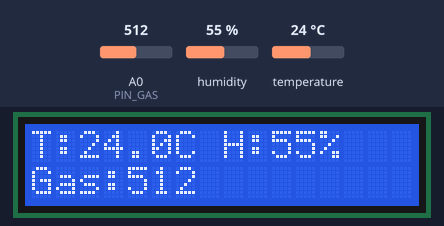
Recording of a sketch running on a simulated Arduino Uno, built with avr-gcc and run on an emulated ATmega328P. On the bench: 16×2 character LCD. The test bench sets the inputs (shaded band); at power-on: humidity 55 %, A0 (PIN_GAS) = 512, temperature 24 °C. What the sketch prints to the serial monitor is not drawn.

Above: at 3.6 s.
3.7 s: humidity set to 22 %
At 7.1 s:
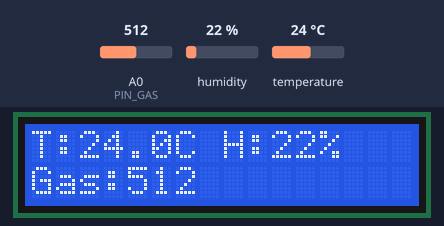
7.7 s: A0 (PIN_GAS) set to 716
At 9.3 s:
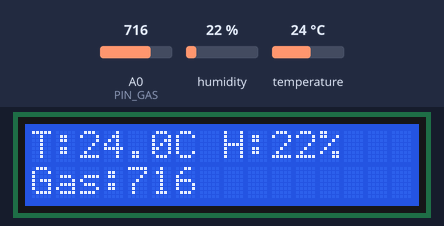
11.7 s: temperature set to 12 °C
At 12.8 s:
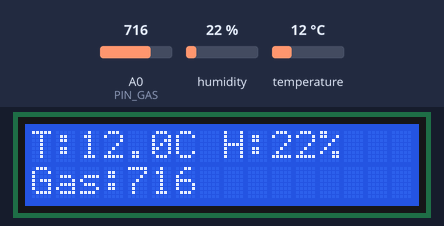
15.7 s: A0 (PIN_GAS) set to 900
At 18.6 s:
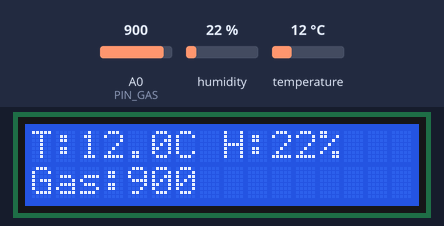
19.7 s: humidity set to 40 %
At 22.1 s:
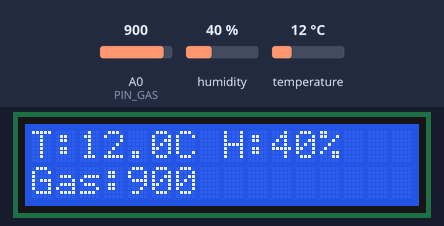
23.7 s: A0 (PIN_GAS) set to 1023
At 24.4 s:
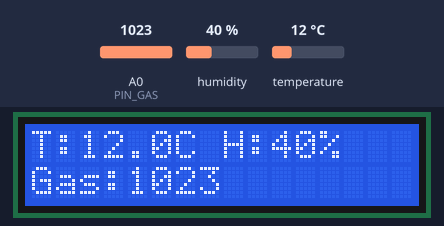
Timing chart, 0 to 26.7 s (numbered marks = the images above; inputs shaded):
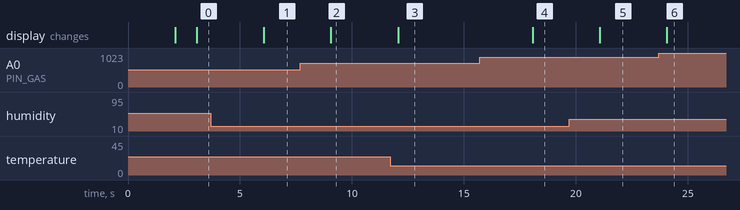

Measured:
- after the input at 3.7 s, the display: changes after 2.4 s (image 1)
- after the input at 7.7 s, the display: changes after 1.4 s (image 2)
- after the input at 11.7 s, the display: changes after 0.36 s (image 3)
- after the input at 15.7 s, the display: changes after 2.4 s (image 4)
- after the input at 19.7 s, the display: changes after 1.4 s (image 5)
- after the input at 23.7 s, the display: changes after 0.36 s (image 6)

The sketch:

sensor_station.ino
```cpp
// ============================================================
//  ESTACIÓN DE SENSORES IoT
//  Hardware: Arduino Uno/Nano
//  - Pantalla LCD 16x2 con módulo I2C  → pines A4 (SDA), A5 (SCL)
//  - Sensor DHT11 (temperatura/humedad) → pin digital 2
//  - Sensor de gas MQ-series            → pin analógico A0
// ============================================================

// --- Librerías necesarias ---
// LiquidCrystal_I2C: controla la pantalla LCD a través del módulo I2C
#include <LiquidCrystal_I2C.h>

// DHT: controla el sensor de temperatura y humedad
#include <DHT.h>

// Wire: protocolo I2C, necesario para la comunicación con el LCD
#include <Wire.h>

// ============================================================
//  CONFIGURACIÓN DE PINES Y CONSTANTES
// ============================================================

// Pin donde está conectado el DHT11
#define PIN_DHT 2

// Tipo de sensor DHT que usamos (hay DHT11, DHT22, etc.)
#define TIPO_DHT DHT11

// Pin analógico donde está conectado el sensor MQ de gas
#define PIN_GAS A0

// Dirección I2C del módulo LCD. La más común es 0x27.
// Si el LCD no enciende, prueba con 0x3F
#define LCD_DIRECCION 0x27

// Dimensiones del LCD: 16 columnas, 2 filas
#define LCD_COLUMNAS 16
#define LCD_FILAS    2

// Intervalo de envío de datos en milisegundos (3000 = 3 segundos)
#define INTERVALO_MS 3000

// ============================================================
//  CREACIÓN DE OBJETOS
// ============================================================

// Objeto para controlar el LCD
// Parámetros: dirección I2C, número de columnas, número de filas
LiquidCrystal_I2C lcd(LCD_DIRECCION, LCD_COLUMNAS, LCD_FILAS);

// Objeto para controlar el sensor DHT
// Parámetros: pin de datos, tipo de sensor
DHT dht(PIN_DHT, TIPO_DHT);

// Variable para guardar el tiempo de la última lectura
unsigned long tiempoAnterior = 0;

// ============================================================
//  SETUP: Se ejecuta UNA SOLA VEZ al encender el Arduino
// ============================================================
void setup() {
  // Iniciamos la comunicación serial a 9600 baudios
  // Esto es el "canal" por donde el Arduino le habla a la PC a través del USB
  Serial.begin(9600);

  // Iniciamos el bus I2C (necesario antes de usar el LCD)
  Wire.begin();

  // Iniciamos el LCD
  lcd.init();

  // Encendemos la luz de fondo del LCD
  lcd.backlight();

  // Mostramos un mensaje de bienvenida en el LCD
  lcd.setCursor(0, 0); // Cursor en columna 0, fila 0 (primera fila)
  lcd.print("  Estacion IoT  ");
  lcd.setCursor(0, 1); // Cursor en columna 0, fila 1 (segunda fila)
  lcd.print("  Iniciando...  ");

  // Iniciamos el sensor DHT11
  dht.begin();

  // Esperamos 2 segundos para que los sensores se estabilicen
  delay(2000);

  // Limpiamos el LCD para mostrar los datos reales
  lcd.clear();

  // Mensaje de confirmación en el monitor serial
  Serial.println("Sistema iniciado correctamente.");
}

// ============================================================
//  LOOP: Se ejecuta CONTINUAMENTE mientras el Arduino esté encendido
// ============================================================
void loop() {
  // Guardamos el tiempo actual en milisegundos desde que encendió el Arduino
  unsigned long tiempoActual = millis();

  // Verificamos si ya pasaron 3 segundos desde la última lectura
  // Usamos esta técnica (en lugar de delay) para no "bloquear" el Arduino
  if (tiempoActual - tiempoAnterior >= INTERVALO_MS) {

    // Actualizamos el tiempo de la última lectura
    tiempoAnterior = tiempoActual;

    // --- LEER SENSORES ---

    // Leemos la humedad del DHT11 (devuelve un número float, ej: 60.5)
    float humedad = dht.readHumidity();

    // Leemos la temperatura en grados Celsius del DHT11
    float temperatura = dht.readTemperature();

    // Leemos el valor analógico del sensor de gas (rango: 0 a 1023)
    int gas = analogRead(PIN_GAS);

    // --- VERIFICAR QUE LA LECTURA DEL DHT SEA VÁLIDA ---
    // La función isnan() detecta si el valor es "Not a Number" (lectura fallida)
    if (isnan(humedad) || isnan(temperatura)) {
      // Si hay error, lo mostramos en el LCD y en serial, y saltamos el resto
      lcd.clear();
      lcd.setCursor(0, 0);
      lcd.print("Error DHT11!");
      Serial.println("ERROR: Fallo lectura DHT11. Verifica el cableado.");
      return; // Salimos de esta iteración del loop
    }

    // --- MOSTRAR EN EL LCD ---

    // Fila 0 del LCD: Temperatura y Humedad
    lcd.setCursor(0, 0);
    lcd.print("T:");
    lcd.print(temperatura, 1); // El ",1" muestra 1 decimal
    lcd.print("C H:");
    lcd.print(humedad, 0);     // El ",0" muestra 0 decimales (número entero)
    lcd.print("%  ");          // Espacios al final para borrar caracteres viejos

    // Fila 1 del LCD: Valor del sensor de gas
    lcd.setCursor(0, 1);
    lcd.print("Gas:");
    lcd.print(gas);
    lcd.print("              "); // Espacios para limpiar el resto de la línea

    // --- ENVIAR DATOS POR SERIAL EN FORMATO JSON ---
    // Construimos el mensaje JSON manualmente
    // Formato: {"temperatura": 25.0, "humedad": 60.0, "gas": 120}
    Serial.print("{");
    Serial.print("\"temperatura\":");
    Serial.print(temperatura, 1);    // 1 decimal
    Serial.print(",\"humedad\":");
    Serial.print(humedad, 1);        // 1 decimal
    Serial.print(",\"gas\":");
    Serial.print(gas);               // Sin decimales (es entero)
    Serial.println("}");             // println agrega \n al final (importante para el servidor)
  }
}
```
